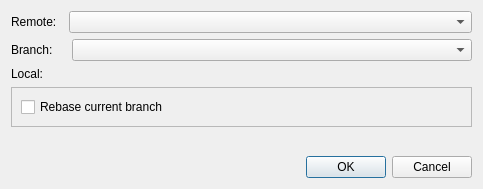
<?xml version="1.0" encoding="UTF-8"?>
<ui version="4.0">
 <class>PullDialog</class>
 <widget class="QDialog" name="PullDialog">
  <property name="geometry">
   <rect>
    <x>0</x>
    <y>0</y>
    <width>483</width>
    <height>189</height>
   </rect>
  </property>
  <property name="windowTitle">
   <string>Pull</string>
  </property>
  <layout class="QVBoxLayout" name="verticalLayout">
   <item>
    <layout class="QHBoxLayout" name="horizontalLayout" stretch="0,1">
     <item>
      <widget class="QLabel" name="label">
       <property name="text">
        <string>Remote:  </string>
       </property>
      </widget>
     </item>
     <item>
      <widget class="QComboBox" name="remoteBox"/>
     </item>
    </layout>
   </item>
   <item>
    <layout class="QHBoxLayout" name="horizontalLayout_2" stretch="0,1">
     <item>
      <widget class="QLabel" name="label_2">
       <property name="text">
        <string>Branch:    </string>
       </property>
      </widget>
     </item>
     <item>
      <widget class="QComboBox" name="branchBox"/>
     </item>
    </layout>
   </item>
   <item>
    <layout class="QHBoxLayout" name="horizontalLayout_3" stretch="0,1">
     <item>
      <widget class="QLabel" name="label_4">
       <property name="text">
        <string>Local:        </string>
       </property>
      </widget>
     </item>
     <item>
      <widget class="QLabel" name="localLabel">
       <property name="text">
        <string/>
       </property>
      </widget>
     </item>
    </layout>
   </item>
   <item>
    <widget class="QFrame" name="frame">
     <property name="frameShape">
      <enum>QFrame::StyledPanel</enum>
     </property>
     <property name="frameShadow">
      <enum>QFrame::Raised</enum>
     </property>
     <layout class="QVBoxLayout" name="verticalLayout_2">
      <item>
       <widget class="QCheckBox" name="rebaseCB">
        <property name="text">
         <string>Rebase current branch</string>
        </property>
       </widget>
      </item>
     </layout>
    </widget>
   </item>
   <item>
    <spacer name="verticalSpacer">
     <property name="orientation">
      <enum>Qt::Vertical</enum>
     </property>
     <property name="sizeHint" stdset="0">
      <size>
       <width>20</width>
       <height>40</height>
      </size>
     </property>
    </spacer>
   </item>
   <item>
    <widget class="QDialogButtonBox" name="buttonBox">
     <property name="orientation">
      <enum>Qt::Horizontal</enum>
     </property>
     <property name="standardButtons">
      <set>QDialogButtonBox::Cancel|QDialogButtonBox::Ok</set>
     </property>
    </widget>
   </item>
  </layout>
 </widget>
 <resources/>
 <connections>
  <connection>
   <sender>buttonBox</sender>
   <signal>accepted()</signal>
   <receiver>PullDialog</receiver>
   <slot>accept()</slot>
   <hints>
    <hint type="sourcelabel">
     <x>248</x>
     <y>254</y>
    </hint>
    <hint type="destinationlabel">
     <x>157</x>
     <y>274</y>
    </hint>
   </hints>
  </connection>
  <connection>
   <sender>buttonBox</sender>
   <signal>rejected()</signal>
   <receiver>PullDialog</receiver>
   <slot>reject()</slot>
   <hints>
    <hint type="sourcelabel">
     <x>316</x>
     <y>260</y>
    </hint>
    <hint type="destinationlabel">
     <x>286</x>
     <y>274</y>
    </hint>
   </hints>
  </connection>
 </connections>
</ui>
